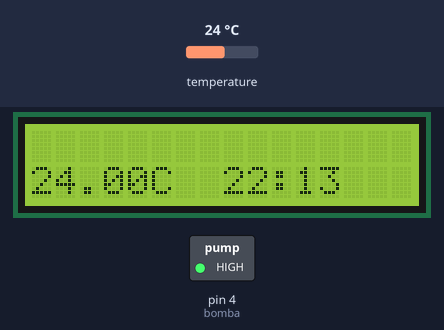
This sketch was run on a simulated Arduino Uno, built with avr-gcc and run on an emulated ATmega328P. Shown: 16×2 character LCD, switched loads named in the sketch (green lamp = pin HIGH). The test bench sets the inputs (shaded band); at power-on: temperature 24 °C. The local clock reads 2024-03-15 10:24:30 at power-on unless the sketch sets it; what the sketch prints to the serial monitor is not drawn.

Above: at 1.2 s.
1.3 s: temperature set to 12 °C
At 2.7 s:
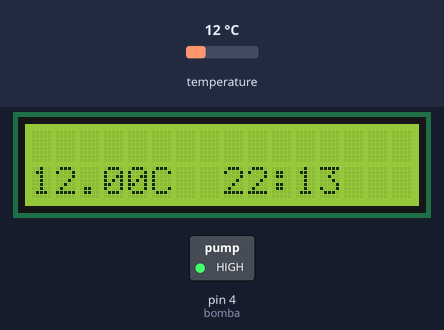
3.2 s: temperature set to 19 °C
At 3.8 s:
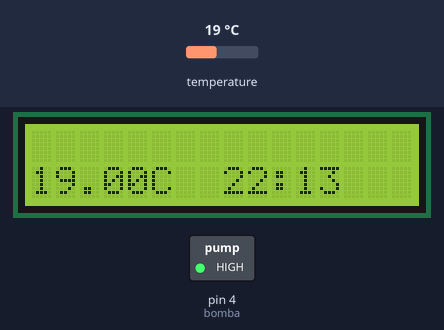
4.9 s: temperature set to 28 °C
At 6.0 s:
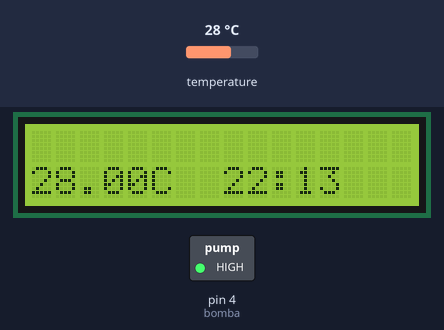
Timing chart, 0 to 7.9 s (numbered marks = the images above; inputs shaded):
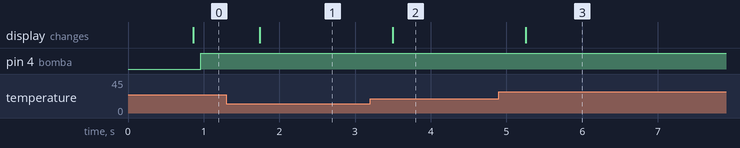

The sketch:

sketch_sistemaderiego.ino
```cpp
#include <Wire.h>               //librerias de pantalla LCD, Sensor de temperatura y RTC
#include <LiquidCrystal_I2C.h>
#include <DallasTemperature.h>
#include <RTClib.h>

#define lcdAddress 0x27  //configuracion de la lcd
#define filas 2
#define columnas 16
LiquidCrystal_I2C lcd(lcdAddress, columnas, filas);

OneWire ourWire(2);                   //configuracion de el sensor de temperatura
DallasTemperature sensors(&ourWire);

RTC_DS3231 rtc; //configuracion de el RTC

#define buzzer 3                          //configuracion del buzzer
#define salidab() pinMode(buzzer,OUTPUT)
#define ence() tone(buzzer,1000)
#define apag() noTone(buzzer)

#define bomba 4                           //configuracion de la bomba de agua
#define salidac() pinMode(bomba,OUTPUT)
#define enceb() digitalWrite(bomba,HIGH)
#define apagb() digitalWrite(bomba,LOW)

void setup() {

  Serial.begin(9600);                       //inicializacion del monitor serial

  lcd.init();       //inicializacion del LCD
  lcd.backlight();  //luz del fondo de la LCD

  sensors.begin();  //inicializacion del Sensor de calor

  rtc.begin();	//Inicializa el modulo RTC

 rtc.adjust(DateTime(__DATE__, __TIME__));	// funcion que permite establecer fecha y horario

 salidab(); //salida del buzzer

 salidac(); //salida de la bomba de agua

}

void loop() {

  sensors.requestTemperatures();              //configuracion de funcionamiento del sensor de calor
  float temp1 = sensors.getTempCByIndex(0);
  lcd.setCursor(0,1);
  lcd.print(temp1);
  lcd.print("C  ");


  DateTime tiempo = rtc.now();			// funcion que obtiene la hora de la fecha completa
  Serial.print(tiempo.hour());     /*muestra las horas, minutos y segundos en el monitor serial*/
  Serial.print(":");
  Serial.print(tiempo.minute());
  Serial.print(":");
  Serial.println(tiempo.second()); /**/
  lcd.print(tiempo.hour());        /*muestra las horas y minutos en el LCD*/
  lcd.print(":");
  lcd.print(tiempo.minute());      /**/

  delay(100);

  if (tiempo.hour() ==12 && tiempo.minute() == 10 && tiempo.second() == 0){
    ence();
    delay(100);
    delay(5000);
  } else {
    apag();
  }

  if (tiempo.hour() ==12 && tiempo.minute() == 10 && tiempo.second() == 6){
    ence();
    delay(100);
    delay(5000);
  } else {
    apag();
  }

  if (tiempo.hour() ==12 && tiempo.minute() == 10 && tiempo.second() == 12){
    ence();
    delay(100);
    delay(5000);
  } else {
    apag();
  }

  if (tiempo.hour() == 12 && tiempo.minute() == 10 && tiempo.second() == 40) { /*if para que detecte a que hora, minuto y segundo empieza el funcionamiento de la bomba de agua*/
  apagb();
  lcd.setCursor(0,0);
  lcd.print("hora de regar");                     /**/
  delay(20000);
  lcd.clear();                                    /*limpia la primera fila del LCD*/
  } else{
    enceb();                                        /*apaga el funcionamiento de la bomba de agua*/
  }

}
```

Measured:
- after the input at 1.3 s, the display: changes after 0.44 s (image 1)
- after the input at 3.2 s, the display: changes after 0.30 s (image 2)
- after the input at 4.9 s, the display: changes after 0.36 s (image 3)
